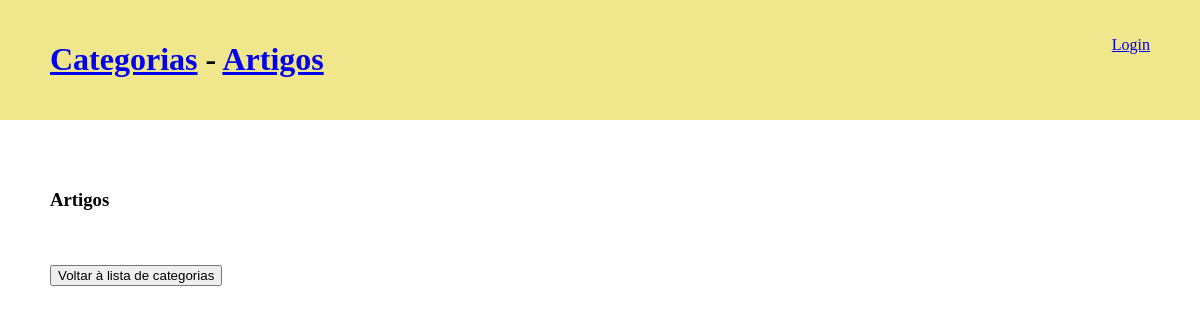
Before: /artigos_blog with the older database file.
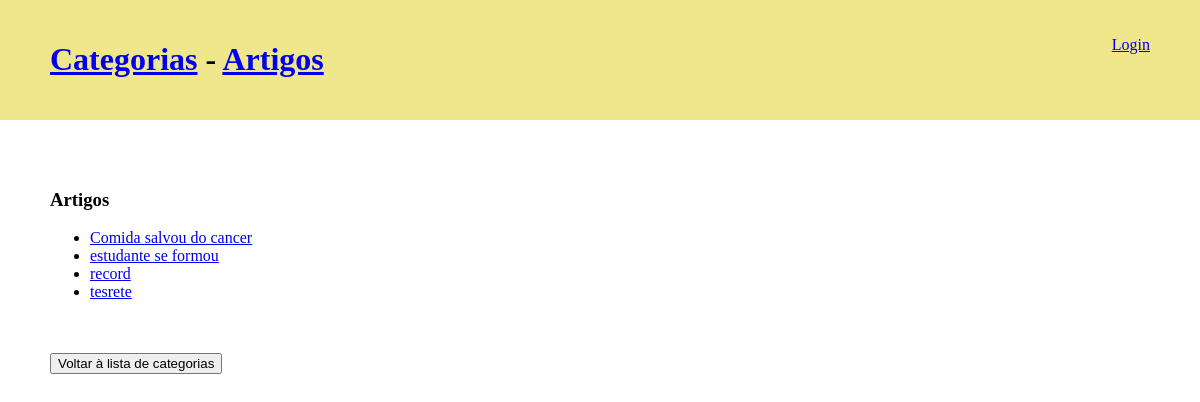
After: the same page with the newer database file.
### portifolio/models.py (models this page shows)
class Artigo(models.Model):
    titulo = models.CharField(max_length=30)
    autor = models.ForeignKey(Autor,
                              on_delete=models.CASCADE,
                              related_name="artigo_autor")
    categoria = models.ManyToManyField(Categoria,
                                  related_name="artigos_categoria"
                                  )
    descricao = models.TextField(blank=False, null=False)
    data = models.DateTimeField(auto_now_add=True)
    def __str__(self):
        return self.titulo

### portifolio/views.py (the view)
# urls.py: path('artigos_blog', views.artigos_blog, name='artigos_blog'),
def artigos_blog(request):
    form = ArtigoForm(request.POST or None)
    if form.is_valid():
        form.save()
    context = {
        'artigos': Artigo.objects.all().order_by('titulo'),
        'form': ArtigoForm(None),
    }
    return render(request, 'portfolio/blog/artigos_blog.html', context)

### portifolio/templates/portfolio/blog/artigos_blog.html (shortened to what this page needs)
{% extends "portfolio/blog/base_blog.html" %}
{% block main %}
<h3>Artigos</h3>
<ul>
    {% for artigo in artigos  %}
      <li> <a href="{% url 'portifolio:artigo_blog' artigo.id %}">{{ artigo }}</a> </li>
    {% endfor %}
</ul>
<br><br>
<a href="{% url 'portifolio:categorias_blog' %}"><button>Voltar à lista de categorias</button></a>
{% endblock main %}

### portifolio/templates/portfolio/blog/base_blog.html (shortened to what this page needs)
<!DOCTYPE html>
<html lang="en">
<head>
    {% load static %}
    <link rel="stylesheet" href="{% static 'portfolio/css/blog/home_blog.css' %}">
</head>
<body>
<header>
    <h1>
        <a href="{% url 'portifolio:categorias_blog' %}">Categorias</a>
        -
        <a href="{% url 'portifolio:artigos_blog' %}">Artigos</a>
    </h1>
    <p>
        {% if request.user.is_authenticated %}
            user: {{ request.user }}
            <a href="{% url 'portifolio:logout_blog' %}">Logout</a>
        {% else %}
            <a href="{% url 'portifolio:login_blog' %}">Login</a>
        {% endif %}
    </p>
</header>
<main>
    {% block main %}
    {% endblock main %}
</main>
</body>
</html>

### portifolio/static/portfolio/css/blog/home_blog.css (style rules this page uses)
body { padding: 0; margin: 0; }
header { background-color: khaki; padding: 20px 50px; display: flex; flex-direction: row; justify-content: space-between; }
main { padding: 50px; }

Changed rows visible on the page:
added Artigo: titulo "Comida salvou do cancer"
added Artigo: titulo "estudante se formou"
added Artigo: titulo "record"
added Artigo: titulo "tesrete"
